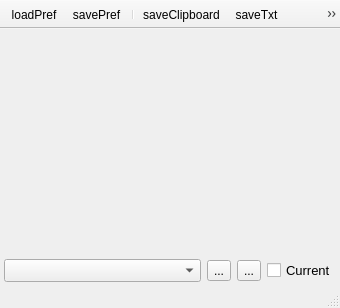
<?xml version="1.0" encoding="UTF-8"?>
<ui version="4.0">
 <class>nCompareLines</class>
 <widget class="QMainWindow" name="nCompareLines">
  <property name="geometry">
   <rect>
    <x>0</x>
    <y>0</y>
    <width>340</width>
    <height>308</height>
   </rect>
  </property>
  <property name="windowTitle">
   <string>MainWindow</string>
  </property>
  <property name="iconSize">
   <size>
    <width>20</width>
    <height>20</height>
   </size>
  </property>
  <property name="unifiedTitleAndToolBarOnMac">
   <bool>true</bool>
  </property>
  <widget class="QWidget" name="centralwidget">
   <layout class="QGridLayout" name="gridLayout" columnstretch="1,0,0,0">
    <property name="leftMargin">
     <number>4</number>
    </property>
    <property name="topMargin">
     <number>4</number>
    </property>
    <property name="rightMargin">
     <number>4</number>
    </property>
    <property name="bottomMargin">
     <number>4</number>
    </property>
    <item row="1" column="1">
     <widget class="QToolButton" name="addImage">
      <property name="focusPolicy">
       <enum>Qt::NoFocus</enum>
      </property>
      <property name="text">
       <string>...</string>
      </property>
      <property name="icon">
       <iconset resource="../resources/icons/icons.qrc">
        <normaloff>:/icons/plus.png</normaloff>:/icons/plus.png</iconset>
      </property>
     </widget>
    </item>
    <item row="1" column="2">
     <widget class="QToolButton" name="removeImage">
      <property name="focusPolicy">
       <enum>Qt::NoFocus</enum>
      </property>
      <property name="text">
       <string>...</string>
      </property>
      <property name="icon">
       <iconset resource="../resources/icons/icons.qrc">
        <normaloff>:/icons/remove.png</normaloff>:/icons/remove.png</iconset>
      </property>
     </widget>
    </item>
    <item row="1" column="0">
     <widget class="QComboBox" name="image">
      <property name="font">
       <font>
        <pointsize>10</pointsize>
       </font>
      </property>
      <property name="neutrinoImage" stdset="0">
       <bool>true</bool>
      </property>
     </widget>
    </item>
    <item row="1" column="3">
     <widget class="QCheckBox" name="current">
      <property name="font">
       <font>
        <pointsize>10</pointsize>
       </font>
      </property>
      <property name="text">
       <string>Current</string>
      </property>
      <property name="neutrinoSave" stdset="0">
       <bool>true</bool>
      </property>
     </widget>
    </item>
    <item row="0" column="0" colspan="4">
     <widget class="QwtPlot" name="plot">
      <property name="sizePolicy">
       <sizepolicy hsizetype="Preferred" vsizetype="Preferred">
        <horstretch>0</horstretch>
        <verstretch>0</verstretch>
       </sizepolicy>
      </property>
     </widget>
    </item>
   </layout>
  </widget>
  <widget class="QToolBar" name="toolBar">
   <property name="windowTitle">
    <string>toolBar</string>
   </property>
   <property name="movable">
    <bool>false</bool>
   </property>
   <property name="floatable">
    <bool>false</bool>
   </property>
   <attribute name="toolBarArea">
    <enum>TopToolBarArea</enum>
   </attribute>
   <attribute name="toolBarBreak">
    <bool>false</bool>
   </attribute>
   <addaction name="actionLoadPref"/>
   <addaction name="actionSavePref"/>
   <addaction name="separator"/>
   <addaction name="actionSaveClipboard"/>
   <addaction name="actionSaveTxt"/>
   <addaction name="actionSavePDF"/>
   <addaction name="separator"/>
   <addaction name="actionLine"/>
  </widget>
  <widget class="QStatusBar" name="statusBar">
   <property name="font">
    <font>
     <pointsize>10</pointsize>
    </font>
   </property>
  </widget>
  <action name="actionLoadPref">
   <property name="icon">
    <iconset>
     <normaloff>:icons//loadPref.png</normaloff>:icons//loadPref.png</iconset>
   </property>
   <property name="text">
    <string>loadPref</string>
   </property>
   <property name="toolTip">
    <string>Load Preferences</string>
   </property>
  </action>
  <action name="actionSavePref">
   <property name="icon">
    <iconset>
     <normaloff>:icons//savePref.png</normaloff>:icons//savePref.png</iconset>
   </property>
   <property name="text">
    <string>savePref</string>
   </property>
   <property name="toolTip">
    <string>Save Preferences</string>
   </property>
  </action>
  <action name="actionSaveClipboard">
   <property name="icon">
    <iconset>
     <normaloff>:icons//saveClipboard.png</normaloff>:icons//saveClipboard.png</iconset>
   </property>
   <property name="text">
    <string>saveClipboard</string>
   </property>
   <property name="toolTip">
    <string>Copy to Clipboard</string>
   </property>
  </action>
  <action name="actionSaveTxt">
   <property name="icon">
    <iconset>
     <normaloff>:icons//saveTxt.png</normaloff>:icons//saveTxt.png</iconset>
   </property>
   <property name="text">
    <string>saveTxt</string>
   </property>
   <property name="toolTip">
    <string>Export TXT</string>
   </property>
  </action>
  <action name="actionSavePDF">
   <property name="icon">
    <iconset>
     <normaloff>:icons//savePDF.png</normaloff>:icons//savePDF.png</iconset>
   </property>
   <property name="text">
    <string>savePDF</string>
   </property>
   <property name="toolTip">
    <string>Export PDF or SVG</string>
   </property>
  </action>
  <action name="actionLine">
   <property name="icon">
    <iconset>
     <normaloff>:icons//line.png</normaloff>:icons//line.png</iconset>
   </property>
   <property name="text">
    <string>rect</string>
   </property>
   <property name="toolTip">
    <string>Show Region</string>
   </property>
  </action>
 </widget>
 <customwidgets>
  <customwidget>
   <class>QwtPlot</class>
   <extends>QFrame</extends>
   <header>qwt_plot.h</header>
   <container>1</container>
  </customwidget>
 </customwidgets>
 <resources>
  <include location="../resources/icons/icons.qrc"/>
 </resources>
 <connections/>
</ui>
